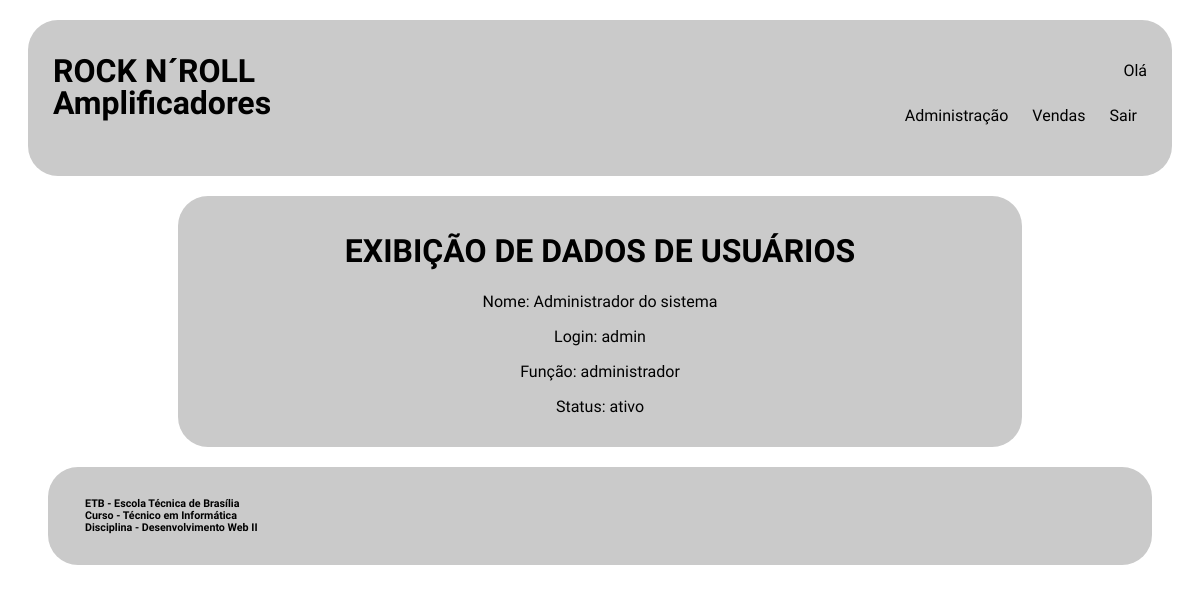
The page /exibe_fun.php?codigo=1 on the database its author committed.
### tables this page shows
CREATE TABLE `funcionarios` (
  `COD_FUN` int(11) NOT NULL AUTO_INCREMENT,
  `NOME_FUN` varchar(45) NOT NULL,
  `LOGIN_FUN` varchar(45) NOT NULL,
  `SENHA_FUN` varchar(45) NOT NULL,
  `STATUS_FUN` varchar(45) NOT NULL DEFAULT 'ativo',
  `FUNCAO_FUN` varchar(45) NOT NULL,
  PRIMARY KEY (`COD_FUN`)
);

### exibe_fun.php (the view, shortened to what this page needs)
<!DOCTYPE html>
<html>
    <head>
        <link rel="stylesheet" type="text/css" href="css/layout.css">
		<link rel="stylesheet" type="text/css" href="css/menu.css">
    </head>
    <body>
        <div id="principal">
			<div id="topo">
				<div id="logo">
					<h1> ROCK N´ROLL </h1>
					<h1> Amplificadores </h1>
				</div>
				<div id="menu_global"  class="menu_global">
					<p align="right"> Olá <?php include "valida_login.php";?> </p>
					<?php include "menu_local.php"; ?>
				</div>
			</div>
			<div id="conteudo_especifico">
				<h1> EXIBIÇÃO DE DADOS DE USUÁRIOS </h1>
				<?php
					$conectar = mysqli_connect("localhost","root","","4000870");
					$codigo = $_GET["codigo"];
					$sql_pesquisa = "SELECT
										nome_fun,
										login_fun,
										funcao_fun,
										status_fun
									 FROM
										funcionarios
									 WHERE
										cod_fun = '$codigo'";
					$tabela_resultado = mysqli_query($conectar, $sql_pesquisa);
					$registro = mysqli_fetch_row($tabela_resultado);
					echo "<p> Nome: $registro[0] </p>";
					echo "<p> Login: $registro[1] </p>";
					echo "<p> Função: $registro[2] </p>";
					echo "<p> Status: $registro[3] </p>";
				?>
			</div>
			<div id="rodape">
				<div id="texto_institucional">
					<div id="texto_institucional">
						<h6> ETB - Escola Técnica de Brasília </h6>
						<h6> Curso - Técnico em Informática </h6>
						<h6> Disciplina - Desenvolvimento Web II </h6>
					</div>
				</div>
		</div>
    </body>
</html>

### css/layout.css (style rules this page uses)
#principal { margin: 20px; font-family: 'Dosis',sans-serif; }
#topo { padding: 25px; display: grid; grid-template-columns: auto auto; margin: 0px auto 20px auto; grid-gap: 5px; border-radius: 30px; border: none; background: rgb(202, 202, 202); justify-content: space-between; }
#logo h1 { line-height: 10px; word-spacing: 0px; }
#conteudo_especifico { padding: 15px; margin: auto 150px auto 150px; text-align: center; border-radius: 30px; background: rgb(202, 202, 202); }
#rodape { padding: 25px; display: grid; grid-template-columns: auto auto; margin: 20px 20px 20px 20px; grid-gap: 5px; border-radius: 30px; border: none; background: rgb(202, 202, 202); justify-content: space-between; }
#rodape h6 { line-height: 0px; word-spacing: 0px; margin: 12px auto 12px 12px; }

### rows shown on the page
funcionarios: NOME_FUN "Administrador do sistema", LOGIN_FUN "admin", FUNCAO_FUN "administrador", STATUS_FUN "ativo"
